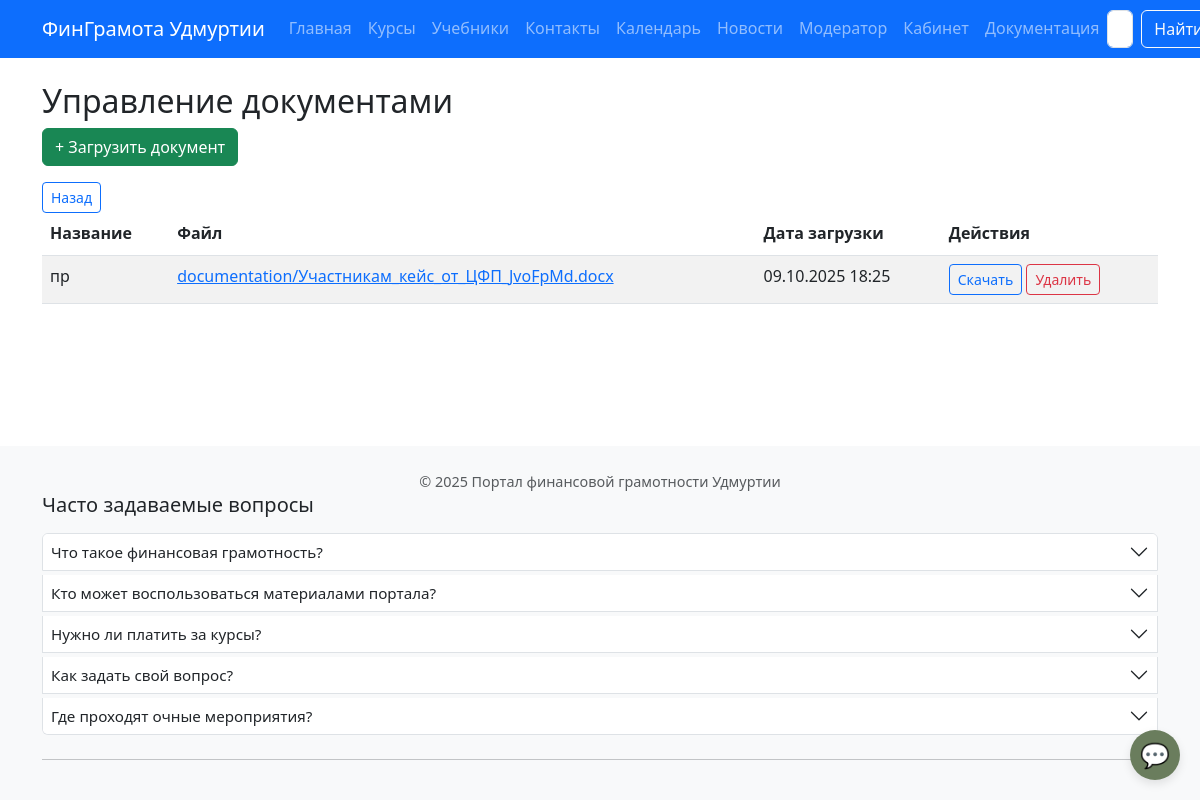
Page /moderator/documentation/ (signed in) on the committed database.
### core/models.py (models this page shows, shortened)
class DocumentationFile(models.Model):
    title = models.CharField("Название документа", max_length=255)
    file = models.FileField("Файл", upload_to='documentation/')
    uploaded_at = models.DateTimeField("Дата загрузки", auto_now_add=True)
    class Meta:
        verbose_name = "Документ"
        verbose_name_plural = "Документы"
        ordering = ['-uploaded_at']

### core/views.py (the view)
# urls.py: path('moderator/documentation/', views.documentation_moderator_list, name='documentation_moderator_list'),
@user_passes_test(is_moderator, login_url='/login/')
def documentation_moderator_list(request):
    docs = DocumentationFile.objects.all().order_by('-uploaded_at')
    return render(request, 'core/documentation_moderator_list.html', {'docs': docs})

### core/views.py (called while the page is built)
def is_moderator(user):
    return user.is_authenticated and user.is_moderator

### templates/core/documentation_moderator_list.html
{% extends 'base.html' %}
{% block content %}
<h2>Управление документами</h2>
<a href="{% url 'core:documentation_create' %}" class="btn btn-success mb-3">+ Загрузить документ</a>
<div>
  <a href="{% url 'core:moderator_dashboard' %}" class="btn btn-sm btn-outline-primary">Назад</a>
</div>
<div class="table-responsive">
  <table class="table table-striped">
    <thead>
      <tr>
        <th>Название</th>
        <th>Файл</th>
        <th>Дата загрузки</th>
        <th>Действия</th>
      </tr>
    </thead>
    <tbody>
      {% for doc in docs %}
        <tr>
          <td>{{ doc.title }}</td>
          <td><a href="{{ doc.file.url }}" target="_blank">{{ doc.file.name }}</a></td>
          <td>{{ doc.uploaded_at|date:"d.m.Y H:i" }}</td>
          <td>
            <a href="{{ doc.file.url }}" class="btn btn-sm btn-outline-primary" download>Скачать</a>
            <a href="{% url 'core:documentation_delete' doc.id %}" class="btn btn-sm btn-outline-danger">Удалить</a>
          </td>
        </tr>
      {% empty %}
        <tr><td colspan="4" class="text-center">Документов нет</td></tr>
      {% endfor %}
    </tbody>
  </table>
</div>
{% endblock %}

### static/css/style.css (style rules this page uses)
body { font-size: 1rem; line-height: 1.6; }

### templates/base.html (style rules this page uses)
body { display: flex; flex-direction: column; min-height: 100vh; font-size: 1rem; line-height: 1.6; }
body { padding-bottom: 70px; }
@media (min-width: 577px) { body { padding-bottom: 0; } }

### rows in the picture
DocumentationFile: title "пр", file.name "documentation/Участникам_кейс_от_ЦФП_JvoFpMd.docx", uploaded_at "09.10.2025 18:25"

### other values in the picture
{{ item.question }} "Что такое финансовая грамотность?" "Кто может воспользоваться материалами портала?" "Нужно ли платить за курсы?" "Как задать свой вопрос?" "Где проходят очные мероприятия?"
